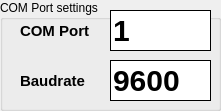
  <widget class="QGroupBox" name="groupBox_7" >
   <property name="geometry" >
    <rect>
     <x>240</x>
     <y>440</y>
     <width>221</width>
     <height>111</height>
    </rect>
   </property>
   <property name="title" >
    <string>COM Port settings</string>
   </property>
   <widget class="QLabel" name="label_33" >
    <property name="geometry" >
     <rect>
      <x>20</x>
      <y>20</y>
      <width>72</width>
      <height>21</height>
     </rect>
    </property>
    <property name="styleSheet" >
     <string>QLabel
 {
   border-width: 1px;  
   border-color: black;
   font: bold 15px;
 }
</string>
    </property>
    <property name="text" >
     <string>COM Port</string>
    </property>
   </widget>
   <widget class="QLineEdit" name="IDC_COM_NUMBER" >
    <property name="geometry" >
     <rect>
      <x>110</x>
      <y>10</y>
      <width>101</width>
      <height>41</height>
     </rect>
    </property>
    <property name="styleSheet" >
     <string>QLineEdit
 {
   background-color: white;
   border-style: outset;
   border-width: 1px;  
   border-color: black;
   font: bold 30px;
 }
</string>
    </property>
    <property name="text" >
     <string>1</string>
    </property>
   </widget>
   <widget class="QLineEdit" name="IDC_COM_SPEED" >
    <property name="geometry" >
     <rect>
      <x>110</x>
      <y>60</y>
      <width>101</width>
      <height>41</height>
     </rect>
    </property>
    <property name="styleSheet" >
     <string>QLineEdit
 {
   background-color: white;
   border-style: outset;
   border-width: 1px;  
   border-color: black;
   font: bold 30px;
 }
</string>
    </property>
    <property name="text" >
     <string>9600</string>
    </property>
   </widget>
   <widget class="QLabel" name="label_34" >
    <property name="geometry" >
     <rect>
      <x>20</x>
      <y>70</y>
      <width>71</width>
      <height>21</height>
     </rect>
    </property>
    <property name="styleSheet" >
     <string>QLabel
 {
   border-width: 1px;  
   border-color: black;
   font: bold 15px;
 }
</string>
    </property>
    <property name="text" >
     <string>Baudrate</string>
    </property>
   </widget>
  </widget>
